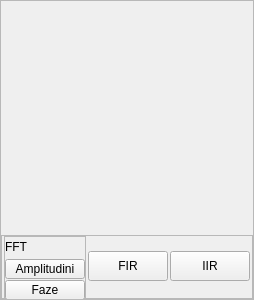
               <widget class="QFrame" name="frame_channel4">
                <property name="minimumSize">
                 <size>
                  <width>0</width>
                  <height>300</height>
                 </size>
                </property>
                <property name="maximumSize">
                 <size>
                  <width>16777215</width>
                  <height>300</height>
                 </size>
                </property>
                <property name="frameShape">
                 <enum>QFrame::StyledPanel</enum>
                </property>
                <property name="frameShadow">
                 <enum>QFrame::Raised</enum>
                </property>
                <layout class="QVBoxLayout" name="verticalLayout_49">
                 <property name="spacing">
                  <number>0</number>
                 </property>
                 <property name="leftMargin">
                  <number>0</number>
                 </property>
                 <property name="topMargin">
                  <number>0</number>
                 </property>
                 <property name="rightMargin">
                  <number>0</number>
                 </property>
                 <property name="bottomMargin">
                  <number>0</number>
                 </property>
                 <item>
                  <widget class="PlotWidget" name="plotWidget_channel_4" native="true"/>
                 </item>
                 <item>
                  <widget class="QFrame" name="frame_processing_buttons4">
                   <property name="minimumSize">
                    <size>
                     <width>0</width>
                     <height>64</height>
                    </size>
                   </property>
                   <property name="maximumSize">
                    <size>
                     <width>16777215</width>
                     <height>64</height>
                    </size>
                   </property>
                   <property name="frameShape">
                    <enum>QFrame::StyledPanel</enum>
                   </property>
                   <property name="frameShadow">
                    <enum>QFrame::Raised</enum>
                   </property>
                   <layout class="QHBoxLayout" name="horizontalLayout_8">
                    <property name="spacing">
                     <number>2</number>
                    </property>
                    <property name="leftMargin">
                     <number>2</number>
                    </property>
                    <property name="topMargin">
                     <number>0</number>
                    </property>
                    <property name="rightMargin">
                     <number>2</number>
                    </property>
                    <property name="bottomMargin">
                     <number>2</number>
                    </property>
                    <item>
                     <widget class="QFrame" name="frame_fft4">
                      <property name="minimumSize">
                       <size>
                        <width>0</width>
                        <height>64</height>
                       </size>
                      </property>
                      <property name="maximumSize">
                       <size>
                        <width>16777215</width>
                        <height>64</height>
                       </size>
                      </property>
                      <property name="frameShape">
                       <enum>QFrame::StyledPanel</enum>
                      </property>
                      <property name="frameShadow">
                       <enum>QFrame::Raised</enum>
                      </property>
                      <layout class="QVBoxLayout" name="verticalLayout_11">
                       <property name="spacing">
                        <number>2</number>
                       </property>
                       <property name="leftMargin">
                        <number>0</number>
                       </property>
                       <property name="topMargin">
                        <number>0</number>
                       </property>
                       <property name="rightMargin">
                        <number>0</number>
                       </property>
                       <property name="bottomMargin">
                        <number>0</number>
                       </property>
                       <item>
                        <widget class="QLabel" name="fft4Label">
                         <property name="minimumSize">
                          <size>
                           <width>0</width>
                           <height>20</height>
                          </size>
                         </property>
                         <property name="maximumSize">
                          <size>
                           <width>16777215</width>
                           <height>20</height>
                          </size>
                         </property>
                         <property name="text">
                          <string>FFT</string>
                         </property>
                        </widget>
                       </item>
                       <item>
                        <widget class="QPushButton" name="fftAbsChannel4pushButton">
                         <property name="minimumSize">
                          <size>
                           <width>0</width>
                           <height>20</height>
                          </size>
                         </property>
                         <property name="maximumSize">
                          <size>
                           <width>16777215</width>
                           <height>20</height>
                          </size>
                         </property>
                         <property name="text">
                          <string>Amplitudini</string>
                         </property>
                         <property name="checkable">
                          <bool>true</bool>
                         </property>
                        </widget>
                       </item>
                       <item>
                        <widget class="QPushButton" name="fftPhaseChannel4pushButton">
                         <property name="minimumSize">
                          <size>
                           <width>0</width>
                           <height>20</height>
                          </size>
                         </property>
                         <property name="maximumSize">
                          <size>
                           <width>16777215</width>
                           <height>20</height>
                          </size>
                         </property>
                         <property name="text">
                          <string>Faze</string>
                         </property>
                         <property name="checkable">
                          <bool>true</bool>
                         </property>
                        </widget>
                       </item>
                      </layout>
                     </widget>
                    </item>
                    <item>
                     <widget class="QPushButton" name="pushButton_FIR_4">
                      <property name="minimumSize">
                       <size>
                        <width>0</width>
                        <height>30</height>
                       </size>
                      </property>
                      <property name="maximumSize">
                       <size>
                        <width>16777215</width>
                        <height>30</height>
                       </size>
                      </property>
                      <property name="text">
                       <string>FIR</string>
                      </property>
                      <property name="checkable">
                       <bool>true</bool>
                      </property>
                     </widget>
                    </item>
                    <item>
                     <widget class="QPushButton" name="pushButton_IIR_4">
                      <property name="minimumSize">
                       <size>
                        <width>0</width>
                        <height>30</height>
                       </size>
                      </property>
                      <property name="maximumSize">
                       <size>
                        <width>16777215</width>
                        <height>30</height>
                       </size>
                      </property>
                      <property name="text">
                       <string>IIR</string>
                      </property>
                      <property name="checkable">
                       <bool>true</bool>
                      </property>
                     </widget>
                    </item>
                   </layout>
                  </widget>
                 </item>
                </layout>
               </widget>
